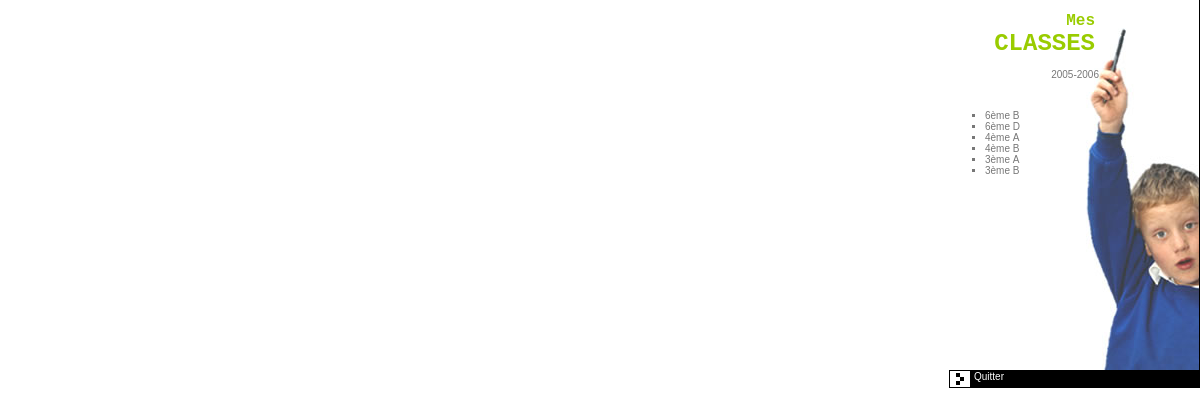
Page /sacerdoce/menu_classes.php (signed in) on the committed database.
### tables this page shows
CREATE TABLE `sdc_affectation` (
  `code` smallint(5) unsigned NOT NULL auto_increment,
  `code_enseignant` smallint(5) unsigned default NULL,
  `code_etablissement` smallint(5) unsigned default NULL,
  `annee_scolaire` varchar(9) default NULL,
  `date_creation` date default NULL,
  `en_cours` enum('oui','non') default NULL,
  PRIMARY KEY  (`code`)
);

CREATE TABLE `sdc_classe` (
  `code` smallint(5) unsigned NOT NULL auto_increment,
  `niveau` enum('6ème','5ème','4ème','3ème','seconde','première','terminale') default NULL,
  `indice` char(2) default NULL,
  `code_affectation` smallint(5) unsigned default NULL,
  PRIMARY KEY  (`code`)
);

### sacerdoce/class/affectation.class.php (called while the page is built, shortened)
<?php
include_once 'classe.class.php';
class Affectation{
	var $code;
	var $annee_scolaire;
	function Affectation($code=NULL){
		$this->code = $code;
	}
	function initFromDB($row=NULL) {
		if(is_array($row)){
			$this->code = $row['code'];
			$this->annee_scolaire = $row['annee_scolaire'];
			return true;
		}
		elseif($this->code) {
			$sql = 'SELECT * FROM ';
			if(defined("DB_TABLE_PREFIX")) $sql.= DB_TABLE_PREFIX.'_';
			$sql.= 'affectation WHERE code='.$this->code;
			$rowset = mysql_query($sql);
			$row = mysql_fetch_assoc($rowset);
			return $this->initFromDB($row);
		}
		return false;
	}
	function setClasses(){
		$sql = 'SELECT';
		$sql.= ' code AS code_classe,';
		$sql.= ' niveau AS niveau_classe,';
		$sql.= ' indice AS indice_classe,';
		$sql.= ' code_affectation';
		$sql.= ' FROM ';
		if(defined("DB_TABLE_PREFIX")) $sql.= DB_TABLE_PREFIX.'_';
		$sql.= 'classe';
	}
 	function getAnneeScolaire(){
		if(!$this->annee_scolaire) $this->initFromDB();
		return $this->annee_scolaire;
	}
}
?>

### sacerdoce/class/classe.class.php (called while the page is built, shortened)
<?php
include_once 'affectation.class.php';
class Classe {
	var $niveau;
	var $indice;
	function dataFeed($row)
	{
		if (is_array($row)){
			if (isset($row['code_classe'])) $this->code = $row['code_classe'];
			if (isset($row['niveau_classe'])) $this->niveau = $row['niveau_classe'];
			if (isset($row['indice_classe'])) $this->indice = $row['indice_classe'];
			return true;
		}
		return false;
	}
	function getChaine()
	{
		return $this->niveau."&nbsp;".$this->indice;
	}
}
?>

### sacerdoce/menu_classes.php (the view, shortened to what this page needs)
<?php
	include_once './class/affectation.class.php';
	include_once './class/classe.class.php';
	$user = new Enseignant ($_SESSION['code_enseignant']);
	$affectation = new Affectation ($_SESSION['code_affectation']);
?>
<!DOCTYPE html PUBLIC "-//W3C//DTD XHTML 1.0 Transitional//EN" "http://www.w3.org/TR/xhtml1/DTD/xhtml1-transitional.dtd">
<html xmlns="http://www.w3.org/1999/xhtml">
<head>
<link rel="stylesheet" type="text/css" href="css/main.css" />
</head>
<body onload="if (document.forms[0].length>0) document.forms[0].elements[0].focus();">
<div id="content">
<h1><small>Mes</small><br />Classes</h1>
<?php
	if ($_REQUEST['mode_affichage']=='menu'){
		echo '<form action="frameset.php" target="_top" method="post">';
		echo '<label>année</label>&nbsp;';
		$user->getAffectationsSelect($_SESSION['code_affectation']);
		echo '</form>';
	}
	else echo '<p>'.$affectation->getAnneeScolaire().'</p>';
?>
<?php
	switch($_REQUEST['mode_affichage']){
		default:
			if (!isset($affectation->classes))	$affectation->setClasses();
			echo '<ul>';
			foreach($affectation->classes as $c){
				echo '<li>';
				echo '<a href="classe.php?code_classe='.$c->code.'" target="main">';
				echo $c->getChaine();
				echo '</a>';
				echo '</li>';
			}
			echo '</ul>';
		}
		echo '</div>';
	?>
<div class="jumpnav"><a href="index.php?deconnexion=1" target="top">Quitter</a></div>
</body>
</html>

### sacerdoce/css/main.css (style rules this page uses)
BODY { background-color:#ffffff; font-family: Verdana, Arial, Helvetica, sans-serif; font-size: 10px; margin:0 20px; padding: 0; color:#777; }
A { color:#000; font-weight: normal; text-decoration:none; }
H1 { font-family: "Palatino Linotype","Times New Roman", Times, serif; font-weight: bold; font-size: 20px; margin: 0 0 8px 0; padding:2px 4px; color:#fff; background-color:#99CC00; }
H1 SMALL { color: #339900; text-transform:capitalize; }
UL { margin:8px 16px; list-style-type:square; }
.jumpnav { background-color:#000000; color:#FFFFFF; background-image:url('../images/puce_defonce.gif'); background-position: left; background-repeat:no-repeat; height:16px; border-width:1px 0 1px 1px; border-style:solid; border-color:#000000; text-indent:24px; padding:0; margin:0; }
.jumpnav A { color:#FFFFFF }

### sacerdoce/menu_classes.php (style rules this page uses)
BODY { border-width:0 1px 0 0; border-color:#000; border-style:solid; width:250px; padding:0; margin: 0 0 0 auto; }
A { text-decoration:none; color:inherit }
H1 { text-align:right; background-color:#fff; color:#9C0; font-family: "Memphis Extra Bold", "Courier New", Courier, mono; font-size:24px; text-transform:uppercase; margin: 0 0 0 0; border-width:1px solid #000000; }
H1 SMALL { color:inherit; font-size:16px; text-transform: capitalize; }
UL { text-align:left; padding:20px 10px; }
#content { background-image:url('images/benet_cut.jpg'); background-position:bottom right; background-repeat:no-repeat; text-align:right; padding:10px 100px 10px 10px; min-height:350px; }

### rows in the picture
sdc_affectation: annee_scolaire "2005-2006"
sdc_classe: $c->getChaine() "6ème B"
sdc_classe: $c->getChaine() "6ème D"
sdc_classe: $c->getChaine() "4ème A"
sdc_classe: $c->getChaine() "4ème B"
sdc_classe: $c->getChaine() "3ème A"
sdc_classe: $c->getChaine() "3ème B"
